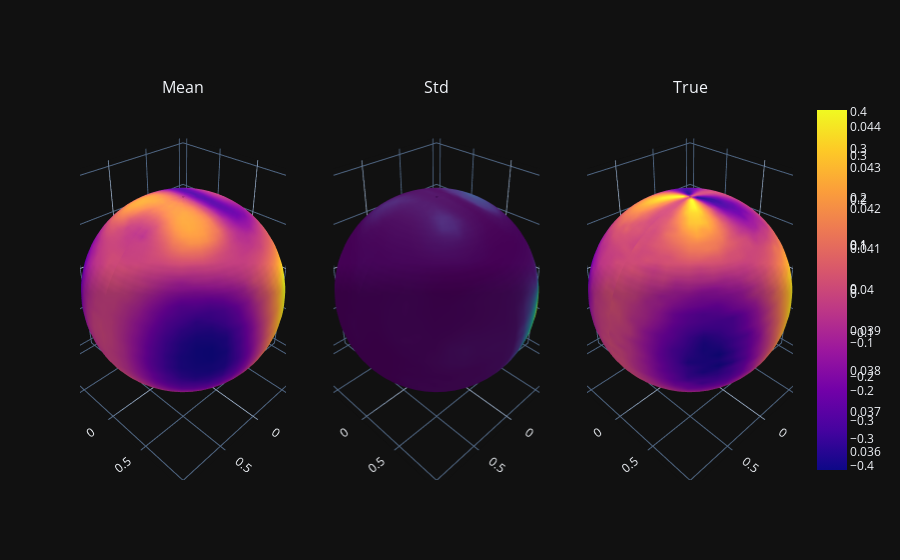

The cell this chart's notebook holds for it:
### Code cell
plot_predictions(model, x_test, y_test)

### Figure 1 — Plotly figure (JSON) as saved in the notebook; plotly's stock layout.template omitted (floating-point values rounded to 4 significant figures; data arrays with more than 128 entries replaced by an {"elided": "..."} marker saying what was removed)
{"data": [{"scene": "scene", "surfacecolor": {"elided": "50x50 float values"}, "type": "surface", "x": {"elided": "50x50 float values"}, "y": {"elided": "50x50 float values"}, "z": {"elided": "50x50 float values"}}, {"colorscale": [[0, "#440154"], [0.1111, "#482878"], [0.2222, "#3e4989"], [0.3333, "#31688e"], [0.4444, "#26828e"], [0.5556, "#1f9e89"], [0.6667, "#35b779"], [0.7778, "#6ece58"], [0.8889, "#b5de2b"], [1, "#fde725"]], "scene": "scene2", "surfacecolor": {"elided": "50x50 float values"}, "type": "surface", "x": {"elided": "50x50 float values"}, "y": {"elided": "50x50 float values"}, "z": {"elided": "50x50 float values"}}, {"scene": "scene3", "surfacecolor": {"elided": "50x50 float values"}, "type": "surface", "x": {"elided": "50x50 float values"}, "y": {"elided": "50x50 float values"}, "z": {"elided": "50x50 float values"}}], "layout": {"annotations": [{"font": {"size": 16}, "showarrow": false, "text": "Mean", "x": 0.1444, "xanchor": "center", "xref": "paper", "y": 1, "yanchor": "bottom", "yref": "paper"}, {"font": {"size": 16}, "showarrow": false, "text": "Std", "x": 0.5, "xanchor": "center", "xref": "paper", "y": 1, "yanchor": "bottom", "yref": "paper"}, {"font": {"size": 16}, "showarrow": false, "text": "True", "x": 0.8556, "xanchor": "center", "xref": "paper", "y": 1, "yanchor": "bottom", "yref": "paper"}], "scene": {"domain": {"x": [0, 0.2889], "y": [0, 1]}}, "scene2": {"domain": {"x": [0.3556, 0.6444], "y": [0, 1]}}, "scene3": {"domain": {"x": [0.7111, 1], "y": [0, 1]}}}}
